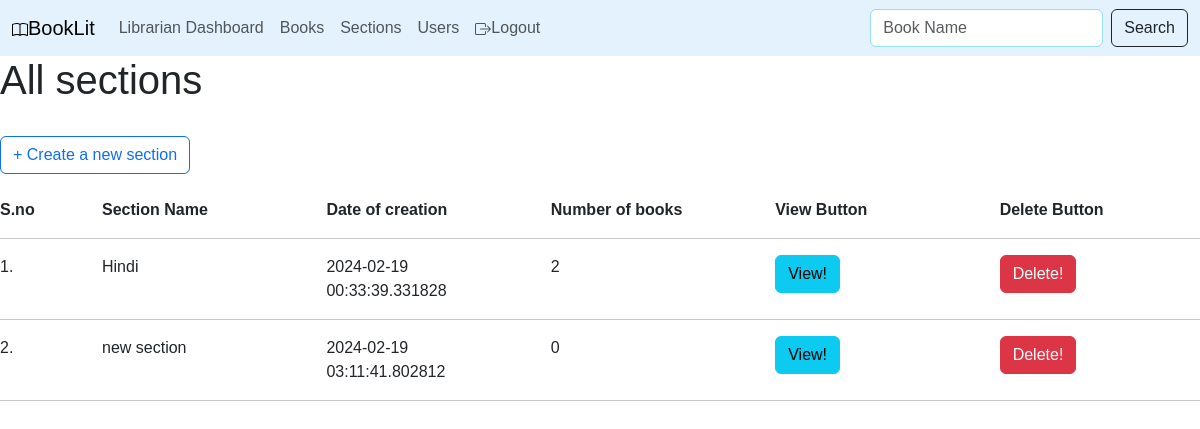
Page /admin/sections (signed in) on the earlier database version.
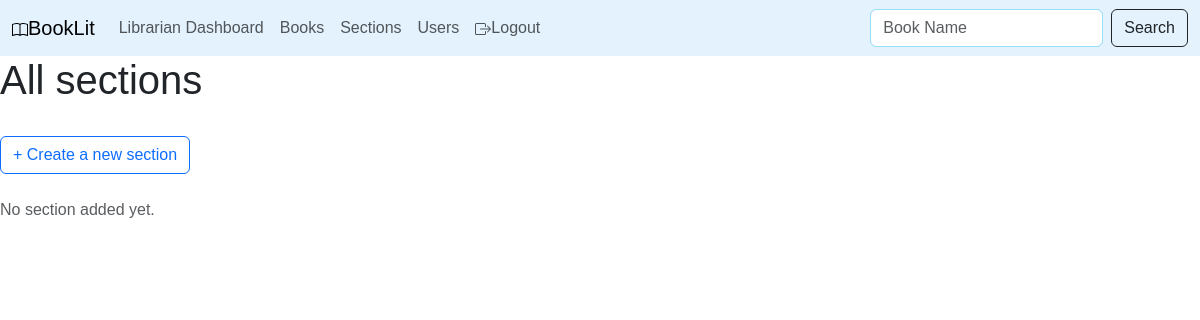
Same page on the later database version.
### application/models.py (models this page shows)
class Sections(db.Model):
  id = db.Column(db.Integer, autoincrement=True, primary_key=True)
  date_created = db.Column(db.DateTime, default=datetime.now(),nullable=False)
  name = db.Column(db.String, nullable=False)
  description = db.Column(db.Text)
  book = db.relationship('Books',cascade="all,delete",back_populates="section")

### controllers/Admin.py (the view)
@app.route('/admin/sections')
@auth_required()
@roles_required('Admin')
def adminsections():
    section=Sections.query.all()
    return render_template('admin/sections.html',sections=section)

### templates/admin/sections.html (shortened to what this page needs)
{%extends "admin/base.html"%}
{% block content %}
<h1>All sections</h1>
<br>
<a href="/admin/sections/create"><button class="btn btn-outline-primary" type="submit">+ Create a new
    section</button></a>
<br><br>
{%if not sections%}
<p class="text-muted">
  No section added yet.</p>
{%else%}
<div class="row">
  <div class="col-1"><strong>S.no</strong></div>
  <div class="col"><strong>Section Name</strong></div>
  <div class="col"><strong>Date of creation</strong></div>
  <div class="col"><strong>Number of books</strong></div>
  <div class="col"><strong>View Button</strong></div>
  <div class="col"><strong>Delete Button</strong></div>
</div>
<hr>
{%for section in sections%}
<div class="row">
  <div class="col-1">{{loop.index}}.</div>
  <div class="col">{{section["name"]}}</div>
  <div class="col">{{section["date_created"]}}</div>
  <div class="col">{{section.book|length}}</div>
  <div class="col"><button class="btn btn-info" data-bs-toggle="modal"
      data-bs-target="#viewModal{{section['id']}}">View!</button>
  </div>
  <div class="col"><button class="btn btn-danger" data-bs-toggle="modal"
      data-bs-target="#deleteModal{{section['id']}}">Delete!</button>
  </div>
</div>
<hr>
{%endfor%}
{%endif%}
{% endblock %}

Differences in the rows shown:
removed Sections: name "Hindi", date_created "2024-02-19 00:33:39.331828", book|length "2"
removed Sections: name "new section", date_created "2024-02-19 03:11:41.802812", book|length "0"
Other differences:
text no longer shown: "S.no Section Name Date of creation Number of books View Button Delete Button"
text now shown: "No section added yet."
